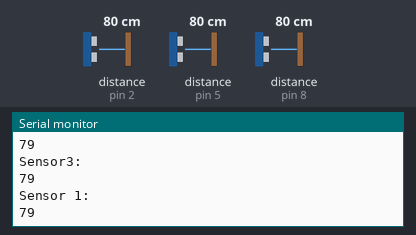
A sketch run on a simulated Arduino Uno, built with avr-gcc and run on an emulated ATmega328P. Shown: the last lines printed to the serial monitor. Wiring (inferred from the names in the program): 3 × ultrasonic range finder: trigger pin 3, echo pin 2 / trigger pin 4, echo pin 5 / trigger pin 7, echo pin 8. The inputs (shaded band) are chosen by the test bench; at power-on: distance to the obstacle (sensors on pin 2, pin 5, pin 8) 80 cm. The echo pulse lasts 58.3 µs per cm.

Above: at 1.2 s.
1.3 s: distance to the obstacle (sensor on pin 2) set to 4 cm
At 1.3 s:
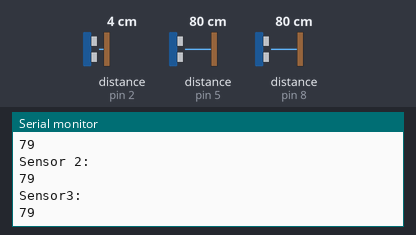
4.3 s: distance to the obstacle (sensor on pin 5) set to 60 cm
At 4.42 s:
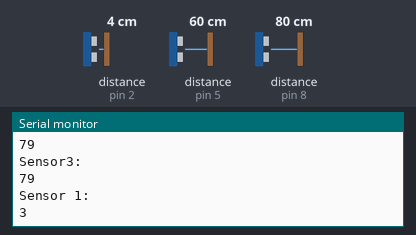
7.3 s: distance to the obstacle (sensor on pin 8) set to 35 cm
At 7.42 s:
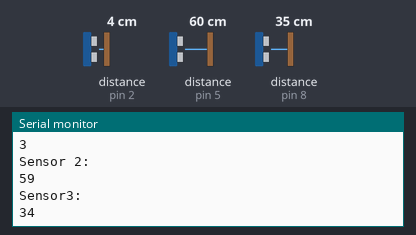
10.3 s: distance to the obstacle (sensor on pin 8) set to 250 cm
At 11.67 s:
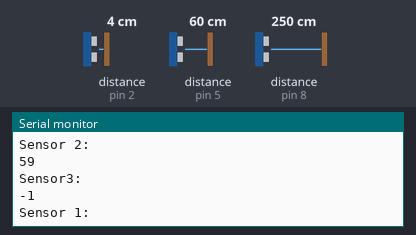
13.3 s: distance to the obstacle (sensor on pin 2) set to 299 cm
At 13.45 s:
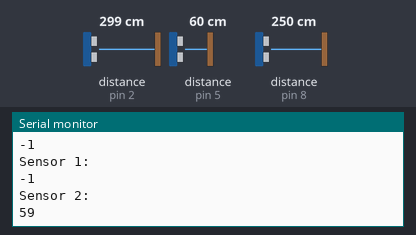
16.3 s: distance to the obstacle (sensor on pin 5) set to 2 cm
At 16.45 s:
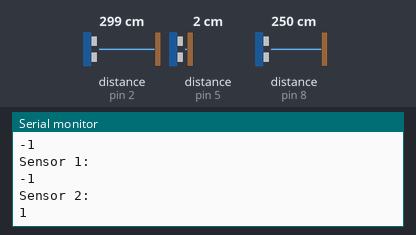
Timing chart, 0 to 18.8 s (numbered marks = the images above; inputs shaded):
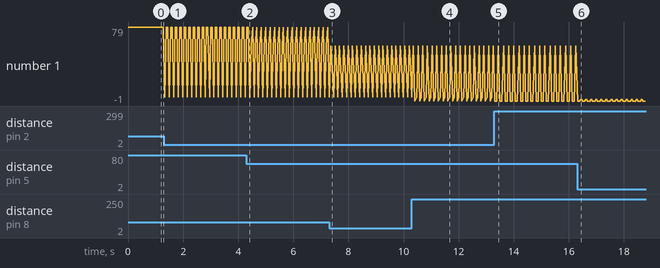

Measured:
- after the input at 7.3 s, the serial monitor: prints a new line after 0.11 s (image 3)
- after the input at 10.3 s, the serial monitor: prints a new line after 0.12 s (image 4)
- after the input at 16.3 s, the serial monitor: prints a new line after 0.14 s (image 6)
- plotted number 1: 79 → 34 after the input at 7.3 s

The sketch:

test_multipleultra.ino
```cpp
/*
 HC-SR04 Ping distance sensor:
 VCC to arduino 5v
 GND to arduino GND
 Echo to Arduino pin 7
 Trig to Arduino pin 8

 This sketch originates from Virtualmix: http://goo.gl/kJ8Gl
 Has been modified by Winkle ink here: http://winkleink.blogspot.com.au/2012/05/arduino-hc-sr04-ultrasonic-distance.html
 And modified further by ScottC here: http://arduinobasics.blogspot.com.au/2012/11/arduinobasics-hc-sr04-ultrasonic-sensor.html
 on 10 Nov 2012.
 */


#define echoPin1 2 // Echo Pin
#define trigPin1 3 // Trigger Pin

#define echoPin2 5 // Echo Pin
#define trigPin2 4 // Trigger Pin

#define echoPin3 8// Echo Pin
#define trigPin3 7 // Trigger Pin

int maximumRange = 200; // Maximum range needed
int minimumRange = 0; // Minimum range needed
long duration, distance; // Duration used to calculate distance

void setup() {
 Serial.begin (9600);
 pinMode(trigPin1, OUTPUT);
 pinMode(echoPin1, INPUT);
// pinMode(LEDPin, OUTPUT); // Use LED indicator (if required)
 pinMode(trigPin2, OUTPUT);
 pinMode(echoPin2, INPUT);
 pinMode(trigPin3, OUTPUT);
 pinMode(echoPin3, INPUT);
}

void pollsensors(int echoPin, int trigPin) {
/* The following trigPin/echoPin cycle is used to determine the
 distance of the nearest object by bouncing soundwaves off of it. */
 digitalWrite(trigPin, LOW);
 delayMicroseconds(2);

 digitalWrite(trigPin, HIGH);
 delayMicroseconds(10);

 digitalWrite(trigPin, LOW);
 duration = pulseIn(echoPin, HIGH);

 //Calculate the distance (in cm) based on the speed of sound.
 distance = duration/58.2;

 if (distance >= maximumRange || distance <= minimumRange){
 /* Send a negative number to computer and Turn LED ON
 to indicate "out of range" */
 Serial.println("-1");
 //digitalWrite(LEDPin, HIGH);
 }
 else {
 /* Send the distance to the computer using Serial protocol, and
 turn LED OFF to indicate successful reading. */
 Serial.println(distance);
 //digitalWrite(LEDPin, LOW);
 }

 //Delay 50ms before next reading.
 //delay(50);
}

void loop() {
Serial.println("Sensor 1:");
pollsensors(echoPin1,trigPin1);
delay(50);

Serial.println("Sensor 2:");
pollsensors(echoPin2,trigPin2);
delay(50);

Serial.println("Sensor3:");
pollsensors(echoPin3,trigPin3);
delay(50);
}
```
